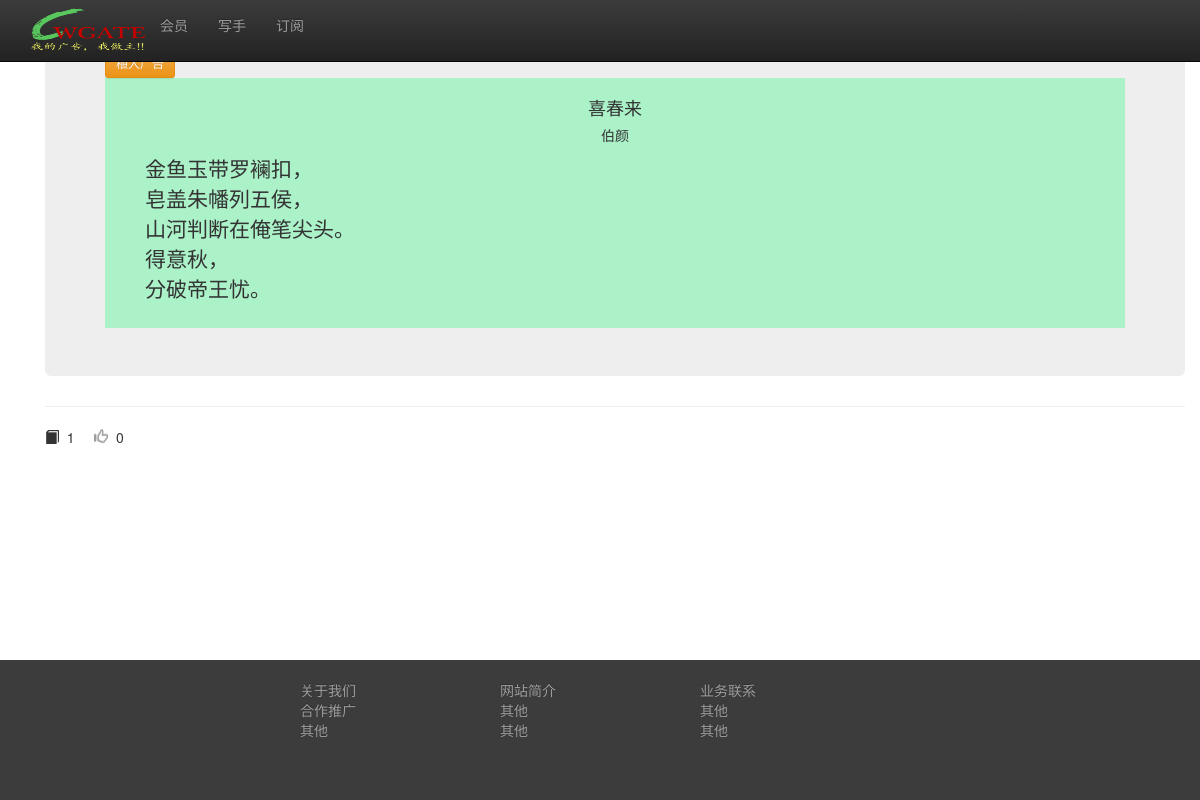
/source/lib/articles/show/1/, run on the app's committed database.
### content/models.py (models this page shows, shortened)
class Article(models.Model):
    category = models.ForeignKey(Category)
    title = models.CharField(max_length=120)
    author = models.CharField(max_length=30)
    content = models.TextField('Content')
    added = models.DateTimeField('date added',null=True,auto_now_add=True)
    num_like = models.IntegerField(null=True, default=0)
    num_read = models.IntegerField(null=True, default=0)
    num_frwd = models.IntegerField(null=True, default=0)
    num_para = models.IntegerField(null=True, default=0)

### editor/views.py (the view)
# urls.py: url(r'^source/lib/articles/show/(?P<article_id>\d+)/$', views.lib_show_article, name='show_article_from_lib'),
@render_to('show_lib_article.html')
def lib_show_article(request, article_id):
    try:
        lib_article = Article.objects.get(id=article_id)
        lib_article.num_read += 1
        lib_article.save()
        return {
            'article_content': lib_article.content,
            'article_title': lib_article.title,
            'article_author': lib_article.author,
            'article_id': article_id,
            'article_like': lib_article.num_like,
            'article_read': lib_article.num_read,
            'article_para': lib_article.num_para,
        }
    except Article.DoesNotExist:
        return redirect('not_found', permanent=True)

### utils/shortcuts.py (called while the page is built)
def render_to(template):
    def render_to_decorator(func):
        @wraps(func)
        def wrapper(request, *args, **kwargs):
            output = func(request, *args, **kwargs)
            if isinstance(output, dict):
                return render_to_response(template, output, RequestContext(request))
            return output
        return wrapper
    return render_to_decorator

### editor/templates/show_lib_article.html (shortened to what this page needs)
{% extends 'base.html' %}
{% block content %}
 <div class="jumbotron">
    <a href="/source/lib/preview/{{ article_id }}/"><button type="button" class="btn btn-warning btn-sm">植入广告</button></a>
    <div id="article_content" style="background-color:#abf2c9; padding: 10px 40px;">
        <h4 class="text-center">{{ article_title|safe }}</h4>
        <h5 class="text-center">{{ article_author }}</h5>
        {{ article_content|linebreaks }}
    </div>
</div>
<hr>
<span class="glyphicon glyphicon-book" aria-hidden="true"></span> &nbsp;{{ article_read }} &nbsp; &nbsp;
<a id="like_it" href='#' class="glyphicon glyphicon-thumbs-up" aria-hidden="true"></a> &nbsp;<span id="num_like">{{ article_like }}</span>
{% endblock %}

### editor/templates/base.html (style rules this page uses)
html, body { height: 100%; }
a { text-shadow: 0 -1px 0 rgba(0, 0, 0, 0.25); color: #9d9d9d; text-decoration: none; }

### data on the page
Article: title "喜春来", author "伯颜", content "金鱼玉带罗襕扣， 皂盖朱幡列五侯， 山河判断在俺笔尖头。 得意秋， 分破帝王忧。"

### other printed values
{{ article_read }} "1"
{{ article_like }} "0"
